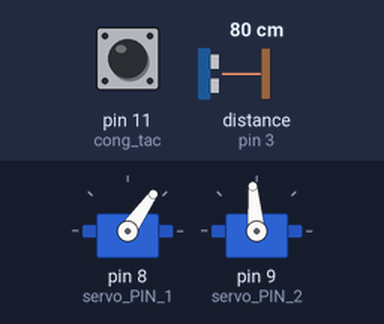
Bench run of a sketch on a simulated Arduino Uno, built with avr-gcc and run on an emulated ATmega328P. On the bench: 2 × servo. The test bench sets the inputs (shaded band); at power-on: pin 11 (cong_tac) HIGH, distance to the obstacle (sensor on pin 3) 80 cm. The echo pulse lasts 58.3 µs per cm; what the sketch prints to the serial monitor is not drawn.

Above: at 1.4 s.
1.5 s: pin 11 (cong_tac) pulled LOW for 0.15 s
Timing chart, 0 to 4.5 s (numbered marks = the images above; inputs shaded):
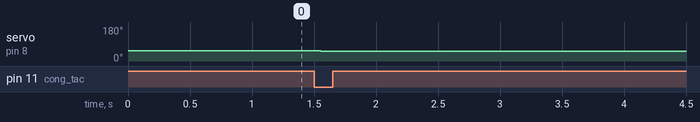

Measured:
- after the input at 1.5 s, servo on pin 8 (servo_PIN_1): 55° → 52° after 0.06 s

The sketch:

hoanthanh.ino
```cpp
#include <Servo.h>

Servo s1, s2;
#define trig 2
#define echo 3
#define metal_PIN_1 4
#define metal_PIN_2 5
#define metal_PIN_3 6
#define metal_PIN_4 7
#define metal_PIN_5 10
#define servo_PIN_1 8  // servo cua
#define servo_PIN_2 9  // servo phan loai
#define cong_tac 11
int value;
void setup() {
  Serial.begin(9600);
  s1.attach(servo_PIN_1);
  s2.attach(servo_PIN_2);
  pinMode(cong_tac, INPUT_PULLUP);
  pinMode(metal_PIN_1, INPUT);
  pinMode(metal_PIN_2, INPUT);
  pinMode(metal_PIN_3, INPUT);
  pinMode(metal_PIN_4, INPUT);
  pinMode(metal_PIN_5, INPUT);
  pinMode(trig, OUTPUT);
  pinMode(echo, INPUT);
  s1.write(55);
  delay(100);
  s2.write(95);
  delay(100);
}

void loop() {
  value = digitalRead(cong_tac);
  if (value == 0) {
    if (do_KC() <= 40) {
      s1.write(130);
      delay(2000);
      s1.write(52);
      if (check_metal() == 0)  // co kim loai
      {
        s2.write(30);
        delay(1000);

      } else {
        s2.write(160);
        delay(1000);
      }
      s2.write(95);  // cho servo phan loai quay ve vi tri can bang

    }

    else {
      s1.write(52);
    }

    // 55
  }
}

unsigned int do_KC() {
  unsigned long duration;  // biến đo thời gian
  unsigned int distance;   // biến lưu khoảng cách


  digitalWrite(trig, 0);  // tắt chân trig
  delayMicroseconds(2);
  digitalWrite(trig, 1);  // phát xung từ chân trig
  delayMicroseconds(5);   // xung có độ dài 5 microSeconds
  digitalWrite(trig, 0);  // tắt chân trig


  // Đo độ rộng xung HIGH ở chân echo.
  duration = pulseIn(echo, HIGH);
  // Tính khoảng cách đến vật.
  distance = int(duration / 2 / 29.412);


  Serial.print(distance);
  Serial.println("cm");
  delay(50);
  return distance;

  /* Serial.print("Check:");
  Serial.println(check_metal());
  delay(100); */
}

int check_metal() {
  int metal_value_1 = digitalRead(metal_PIN_1);
  int metal_value_2 = digitalRead(metal_PIN_2);
  int metal_value_3 = digitalRead(metal_PIN_3);
  int metal_value_4 = digitalRead(metal_PIN_4);
  int metal_value_5 = digitalRead(metal_PIN_5);
  //Serial.println(metal_value1);  // co kim loai:0
  // Serial.println(metal_value2);
  return metal_value_1 & metal_value_2 & metal_value_3 & metal_value_4 & metal_value_5;
}
```
